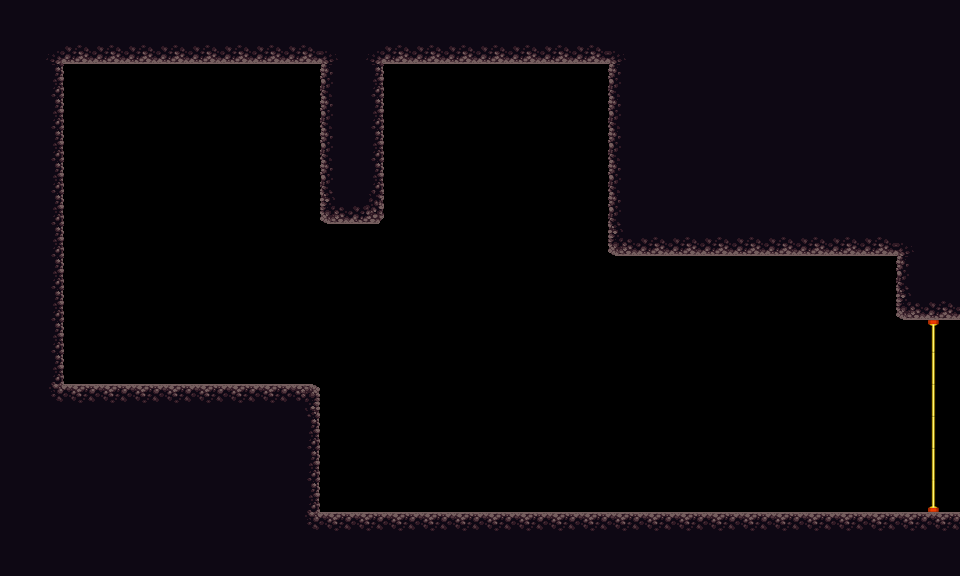

This game map was drawn from its Tiled (.tmx) file and the tilesets committed beside it. A one-line description and the trimmed map source follow:
An orthogonal 30x18 tile map with 32x32 px tiles, 3 tile layers (red, green, blue), 2 tilesets and 3 objects.

<map version="1.0" orientation="orthogonal" renderorder="right-down" width="30" height="18" tilewidth="32" tileheight="32">
 <tileset firstgid="1" name="asd" tilewidth="32" tileheight="32">
  <image source="blox.png" width="64" height="32" />
 </tileset>
 <tileset firstgid="3" name="platformertiles" tilewidth="32" tileheight="32">
  <image source="platformertiles.png" width="256" height="96" />
 </tileset>
 <layer name="red" width="30" height="18">
  <data>[540 cells, 260 non-empty, 11 distinct tile ids]</data>
 </layer>
 <layer name="green" width="30" height="18">
  <data>[540 cells, 7 non-empty, 4 distinct tile ids]</data>
 </layer>
 <layer name="blue" width="30" height="18">
  <data>[540 cells, 0 non-empty, 0 distinct tile ids]</data>
 </layer>
 <objectgroup name="crystals">
  <object x="495" y="137">
   <ellipse />
  </object>
  <object x="719" y="305">
   <ellipse />
  </object>
 </objectgroup>
 <objectgroup name="player">
  <object x="167" y="145">
   <ellipse />
  </object>
 </objectgroup>
</map>
